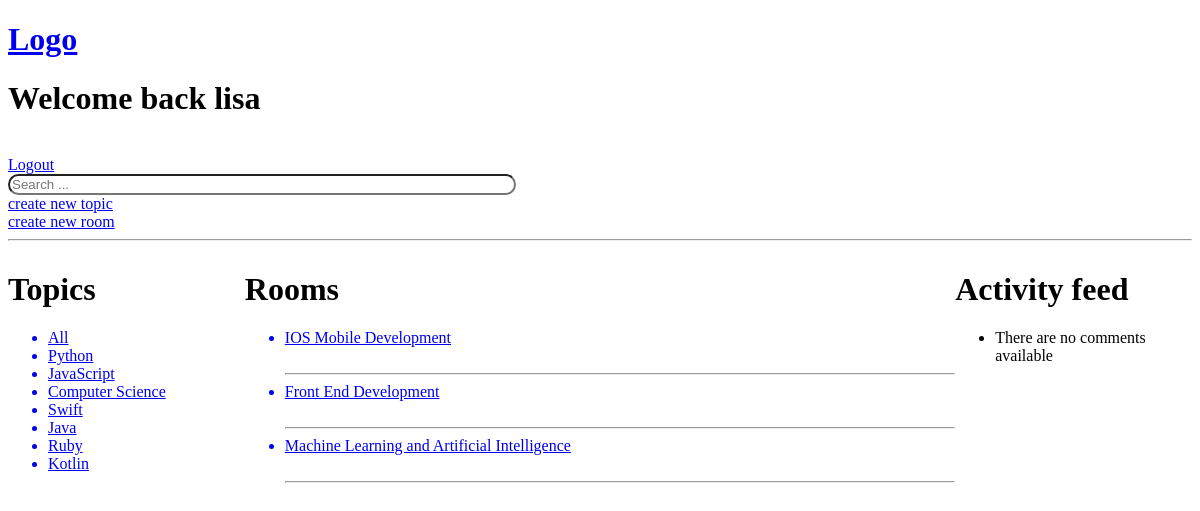
The app's page / (signed in), older data.
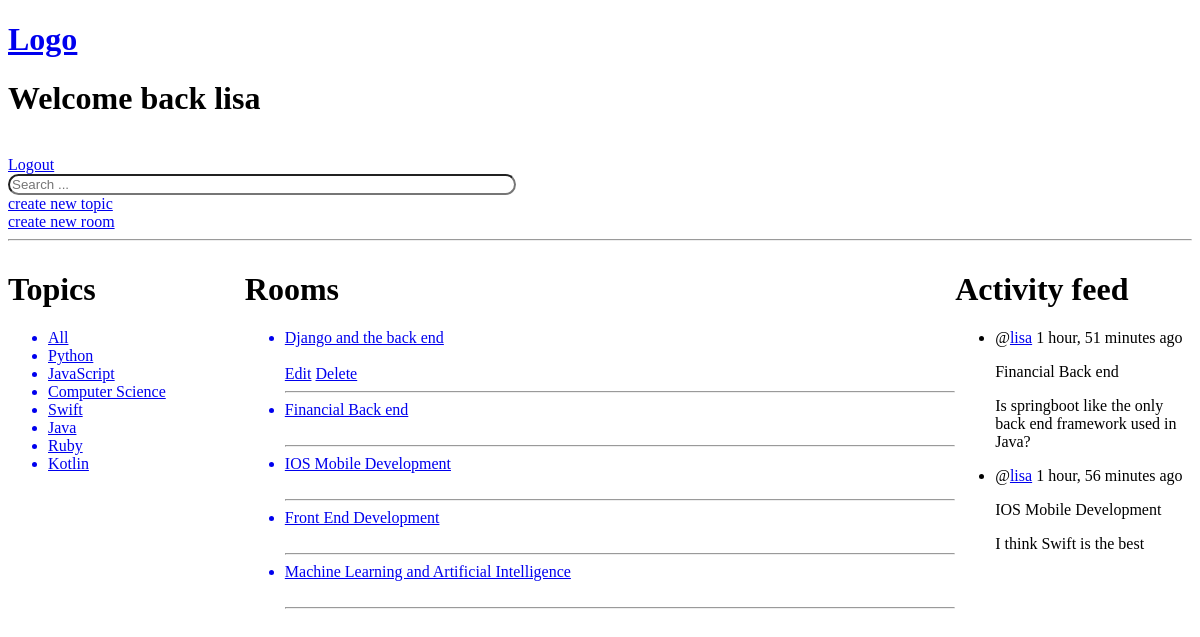
The same page, newer data.
### room/models.py (models this page shows, shortened)
class Topic(models.Model):
    name = models.CharField(max_length=200)

class Room(models.Model):
    name = models.CharField(max_length=200)
    topic = models.ForeignKey(Topic, on_delete=models.SET_NULL, null=True)
    details = models.TextField(blank=True, null=True)
    creator = models.ForeignKey(User, on_delete=models.CASCADE)
    participants = models.ManyToManyField(User, related_name="participants", blank=True)
    created = models.DateTimeField(auto_now_add=True)
    updated = models.DateTimeField(auto_now=True)
    class Meta:
        ordering = ["-updated", "-created"]
    def __str__(self):
        return self.name

class Comment(models.Model):
    author = models.ForeignKey(User, on_delete=models.CASCADE)
    content = models.TextField(blank=True, null=True)
    room = models.ForeignKey(Room, on_delete=models.CASCADE)
    created = models.DateTimeField(auto_now_add=True)
    updated = models.DateTimeField(auto_now=True)
    class Meta:
        ordering = ["-updated", "-created"]

### room/views.py (the view)
# urls.py: path("", views.homepage, name="homepage"),
@login_required(login_url="user_login")
def homepage(request):
    q = request.GET.get("q") if request.GET.get("q") else ""
    context = {
        "rooms": Room.objects.filter(
            Q(topic__name__icontains=q) |
            Q(name__icontains=q) |
            Q(details__icontains=q) |
            Q(creator__username__icontains=q)
        ),
        "topics": Topic.objects.all(),
        "comments": Comment.objects.all(),
    }
    return render(request, "homepage.html", context)

### room/templates/homepage.html (shortened to what this page needs)
{% extends "main.html" %}
{% block content %}
<h1>Welcome back {{ request.user }}</h1><br>
{% if request.user.is_authenticated %}
<a href="{% url 'user_logout' %}">Logout</a>
{% endif %}
<form method="GET" action="{% url 'homepage' %}">
    <input type="text" name="q" placeholder="Search ..." style="border-radius: 20px; width: 500px;"><br>
</form>
<a href="{% url 'create_topic' %}">create new topic</a><br>
<a href="{% url 'create_room' %}">create new room</a><br>
<hr>
<div class="main_div">
    <div>
        {% include 'topics.html' %}
    </div>
    <div>
        {% include 'rooms.html' %}
    </div>
    <div>
        {% include 'activity_feed.html' %}
    </div>
</div>
{% endblock %}

### room/templates/main.html (shortened to what this page needs)
<!DOCTYPE html>
<html lang="en">
<head>
</head>
<body>
{% include 'navbar.html' %}
{% block content %} {% endblock %}
</body>
</html>

### room/templates/navbar.html
<a href="{% url 'homepage' %}">
    <h1>Logo</h1>
</a>

### room/templates/topics.html
<h1>Topics</h1>
<ul>
  <a href="{% url 'homepage' %}"><li>All</li></a>
  {% for topic in topics %}
  <a href="{% url 'homepage' %}?q={{ topic.name }}"><li>{{ topic.name }}</li></a>
  {% endfor %}
</ul>

### room/templates/rooms.html
<h1>Rooms</h1>
<ul>
    {% for room in rooms %}
    <div>
        <a href="{% url 'view_room' room.id %}"><li>{{ room.name }}</li></a><br>
        {% if room.creator == request.user %}
        <a href="{% url 'edit_room' room.id %}">Edit</a> <a href="{% url 'delete_room' room.id %}">Delete</a>
        {% endif %}
    </div>
    <hr>
    {% endfor %}
</ul>

### room/templates/activity_feed.html
<h1>Activity feed</h1>
<ul>
    {% if not comments %}
    <li>There are no comments available</li>
    {% else %}
    {% for comment in comments %}
    <li>
        <div>
            <p>@<a href="{% url 'user_profile' comment.author.id %}">{{ comment.author }}</a> {{ comment.updated|timesince }} ago</p>
            <p>{{ comment.room }}</p>
            <p>{{ comment.content }}</p>
        </div>
    </li>
    {% endfor %}
    {% endif %}
</ul>

### room/templates/homepage.html (style rules this page uses)
.main_div { display: grid; grid-template-columns: 1fr 3fr 1fr; }

Row changes from the older to the newer data that the page shows:
added Room: name "Django and the back end", shows "Edit"
added Room: name "Financial Back end"
added Comment: author "lisa", updated "1 hour, 51 minutes", room "Financial Back end", content "Is springboot like the only back end framework used in Java?"
added Comment: author "lisa", updated "1 hour, 56 minutes", room "IOS Mobile Development", content "I think Swift is the best"
Text that changed along with them:
text no longer shown: "There are no comments available"
